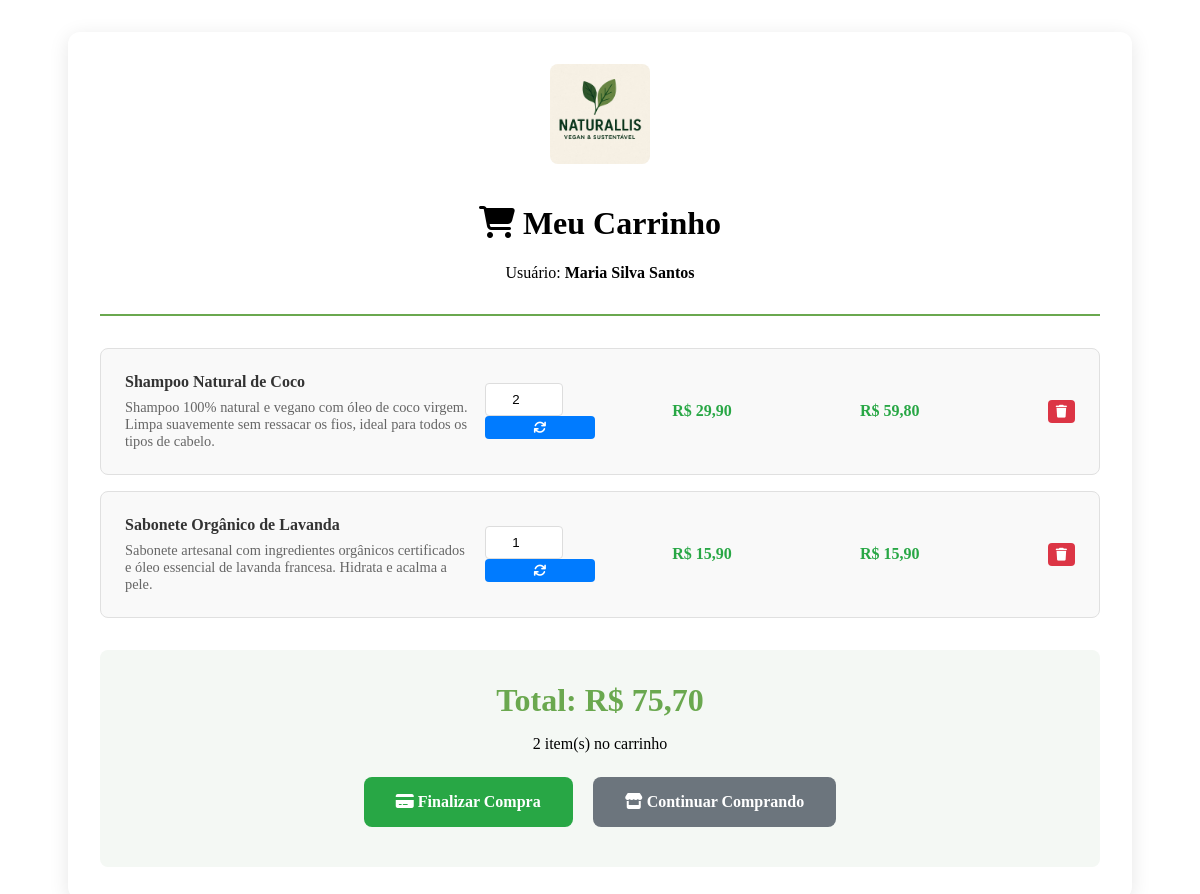
/carrinho.php (signed in), run on the app's committed database.
### tables this page shows
CREATE TABLE carrinho (
    id INT AUTO_INCREMENT,
    usuario_id INT NOT NULL,
    produto_id INT NOT NULL,
    quantidade INT DEFAULT 1,
    preco_unitario DECIMAL(10,2) NOT NULL COMMENT 'Preço no momento da adição',
    created_at TIMESTAMP DEFAULT CURRENT_TIMESTAMP,
    updated_at TIMESTAMP DEFAULT CURRENT_TIMESTAMP ON UPDATE CURRENT_TIMESTAMP,
    
    PRIMARY KEY (id),
    UNIQUE KEY uk_carrinho_user_product (usuario_id, produto_id),
    KEY idx_carrinho_usuario (usuario_id),
    KEY fk_carrinho_produto (produto_id),
    
    CONSTRAINT fk_carrinho_usuario_id FOREIGN KEY (usuario_id) REFERENCES usuarios(id) ON DELETE CASCADE,
    CONSTRAINT fk_carrinho_produto_id FOREIGN KEY (produto_id) REFERENCES produtos(id) ON DELETE CASCADE
);

CREATE TABLE produtos (
    id INT AUTO_INCREMENT,
    nome VARCHAR(200) NOT NULL,
    descricao TEXT NULL,
    preco DECIMAL(10,2) NOT NULL,
    preco_promocional DECIMAL(10,2) NULL,
    categoria_id INT NULL,
    estoque INT DEFAULT 0,
    peso DECIMAL(8,3) NULL COMMENT 'Peso em kg',
    dimensoes VARCHAR(50) NULL COMMENT 'Formato: LxAxP em cm',
    ingredientes TEXT NULL,
    modo_uso TEXT NULL,
    imagem VARCHAR(255) NULL,
    imagens_adicionais TEXT NULL COMMENT 'JSON de URLs de imagens extras',
    ativo TINYINT(1) DEFAULT 1,
    destaque TINYINT(1) DEFAULT 0,
    vegano TINYINT(1) DEFAULT 1,
    organico TINYINT(1) DEFAULT 0,
    cruelty_free TINYINT(1) DEFAULT 1,
    data_lancamento DATE NULL,
    created_at TIMESTAMP DEFAULT CURRENT_TIMESTAMP,
    updated_at TIMESTAMP DEFAULT CURRENT_TIMESTAMP ON UPDATE CURRENT_TIMESTAMP,
    
    PRIMARY KEY (id),
    KEY fk_produtos_categoria (categoria_id),
    KEY idx_produtos_ativo (ativo),
    KEY idx_produtos_destaque (destaque),
    KEY idx_produtos_preco (preco),
    
    CONSTRAINT fk_produtos_categoria_id FOREIGN KEY (categoria_id) REFERENCES categorias(id) ON DELETE SET NULL
);

### carrinho.php (the view, shortened to what this page needs)
<?php
$itens_carrinho = [];
$total_carrinho = 0;
try {
    $conn = getDBConnection();
    $stmt = $conn->prepare("
        SELECT
            c.id as carrinho_id,
            c.quantidade,
            c.preco_unitario,
            p.id as produto_id,
            p.nome,
            p.descricao,
            p.preco as preco_atual,
            p.estoque,
            (c.quantidade * c.preco_unitario) as subtotal
        FROM carrinho c
        JOIN produtos p ON c.produto_id = p.id
        WHERE c.usuario_id = ? AND p.ativo = 1
        ORDER BY c.created_at DESC
    ");
    $stmt->execute([$_SESSION['usuario_id']]);
    $itens_carrinho = $stmt->fetchAll(PDO::FETCH_ASSOC);
    foreach ($itens_carrinho as $item) {
        $total_carrinho += $item['subtotal'];
    }
} catch (Exception $e) {
    error_log("Erro ao buscar carrinho: " . $e->getMessage());
    $erro = "Erro ao carregar carrinho.";
}
?>
<!DOCTYPE html>
<html lang="pt-br">
<head>
    <link rel="stylesheet" href="style.css">
    <link rel="stylesheet" href="https://cdnjs.cloudflare.com/ajax/libs/font-awesome/6.4.0/css/all.min.css">
</head>
<body>
    <div class="carrinho-container">
        <div class="carrinho-header">
            <img src="naturallis.jpeg" alt="Naturallis Logo" class="logo-img">
            <h1><i class="fas fa-shopping-cart"></i> Meu Carrinho</h1>
            <p>Usuário: <strong><?php echo htmlspecialchars($_SESSION['usuario'] ?? 'N/A'); ?></strong></p>
        </div>
        <?php if (empty($itens_carrinho)): ?>
            <div class="carrinho-vazio">
                <i class="fas fa-shopping-cart"></i>
                <h3>Seu carrinho está vazio</h3>
                <p>Adicione alguns produtos para começar suas compras!</p>
                <a href="produtos.php" class="btn-continuar">
                    <i class="fas fa-store"></i> Ir às Compras
                </a>
            </div>
        <?php else: ?>
            <?php foreach ($itens_carrinho as $item): ?>
                <div class="item-carrinho">
                    <div class="item-info">
                        <h4><?php echo htmlspecialchars($item['nome']); ?></h4>
                        <p><?php echo htmlspecialchars($item['descricao']); ?></p>
                    </div>
                    <div class="quantidade-control">
                        <form method="post" style="display: inline;">
                            <input type="number" name="quantidade" value="<?php echo $item['quantidade']; ?>"
                                   min="1" max="<?php echo $item['estoque']; ?>" class="quantidade-input">
                            <button type="submit" name="atualizar_quantidade" class="btn-pequeno btn-atualizar">
                                <i class="fas fa-sync"></i>
                            </button>
                        </form>
                    </div>
                    <div class="preco">
                        R$ <?php echo number_format($item['preco_unitario'], 2, ',', '.'); ?>
                    </div>
                    <div class="preco">
                        R$ <?php echo number_format($item['subtotal'], 2, ',', '.'); ?>
                    </div>
                    <form method="post" style="display: inline;">
                        <button type="submit" name="remover_item" class="btn-pequeno btn-remover"
                                onclick="return confirm('Deseja remover este item do carrinho?')">
                            <i class="fas fa-trash"></i>
                        </button>
                    </form>
                </div>
            <?php endforeach; ?>
            <div class="total-carrinho">
                <div class="total-valor">
                    Total: R$ <?php echo number_format($total_carrinho, 2, ',', '.'); ?>
                </div>
                <p><?php echo count($itens_carrinho); ?> item(s) no carrinho</p>
                <a href="checkout.php" class="btn-continuar">
                    <i class="fas fa-credit-card"></i> Finalizar Compra
                </a>
                <a href="produtos.php" class="btn-voltar">
                    <i class="fas fa-store"></i> Continuar Comprando
                </a>
            </div>
        <?php endif; ?>
    </div>
</body>
</html>

### style.css (style rules this page uses)
.logo-img { max-width: 180px; margin-bottom: 1rem; }
button { width: 100%; padding: 0.75rem; border: none; border-radius: 4px; background-color: #6aa84f; color: white; font-size: 1rem; cursor: pointer; transition: background-color 0.3s ease; }

### carrinho.php (style rules this page uses)
.carrinho-container { max-width: 1000px; margin: 2rem auto; background: #fff; border-radius: 12px; box-shadow: 0 4px 20px rgba(0,0,0,0.1); padding: 2rem; min-height: 70vh; }
.carrinho-header { text-align: center; margin-bottom: 2rem; padding-bottom: 1rem; border-bottom: 2px solid #6aa84f; }
.logo-img { max-width: 100px; margin-bottom: 1rem; border-radius: 8px; }
.item-carrinho { display: grid; grid-template-columns: 2fr 1fr 1fr 1fr auto; gap: 1rem; align-items: center; padding: 1.5rem; margin-bottom: 1rem; border: 1px solid #e0e0e0; border-radius: 8px; background: #f9f9f9; }
.item-info h4 { margin: 0 0 0.5rem 0; color: #333; }
.item-info p { margin: 0; color: #666; font-size: 0.9rem; }
.quantidade-control { display: flex; align-items: center; gap: 0.5rem; }
.quantidade-input { width: 60px; padding: 0.5rem; text-align: center; border: 1px solid #ddd; border-radius: 4px; }
.btn-pequeno { padding: 0.25rem 0.5rem; border: none; border-radius: 4px; cursor: pointer; font-size: 0.8rem; }
.btn-atualizar { background: #007bff; color: white; }
.btn-remover { background: #dc3545; color: white; }
.preco { font-weight: bold; color: #28a745; }
.total-carrinho { background: #f4f8f4; padding: 2rem; border-radius: 8px; margin-top: 2rem; text-align: center; }
.total-valor { font-size: 2rem; font-weight: bold; color: #6aa84f; margin-bottom: 1rem; }
.btn-continuar, .btn-voltar { display: inline-block; padding: 1rem 2rem; margin: 0.5rem; text-decoration: none; border-radius: 8px; font-weight: bold; transition: all 0.3s ease; }
.btn-continuar { background: #28a745; color: white; }
.btn-voltar { background: #6c757d; color: white; }

### data on the page
carrinho: produto.nome "Shampoo Natural de Coco", produto.descricao "Shampoo 100% natural e vegano com óleo de coco virgem. Limpa suavemente sem ressacar os fios, ideal para todos os tipos de cabelo.", quantidade "2", preco_unitario "29,90", subtotal "59,80"
carrinho: produto.nome "Sabonete Orgânico de Lavanda", produto.descricao "Sabonete artesanal com ingredientes orgânicos certificados e óleo essencial de lavanda francesa. Hidrata e acalma a pele.", quantidade "1", preco_unitario "15,90", subtotal "15,90"

### other printed values
$_SESSION['usuario'] "Maria Silva Santos"
$total_carrinho "75,70"
count($itens_carrinho) "2"
